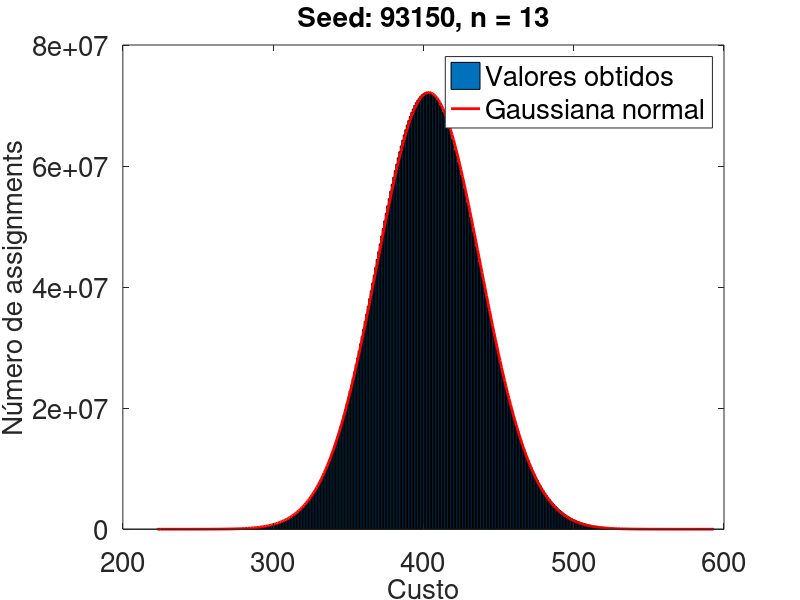
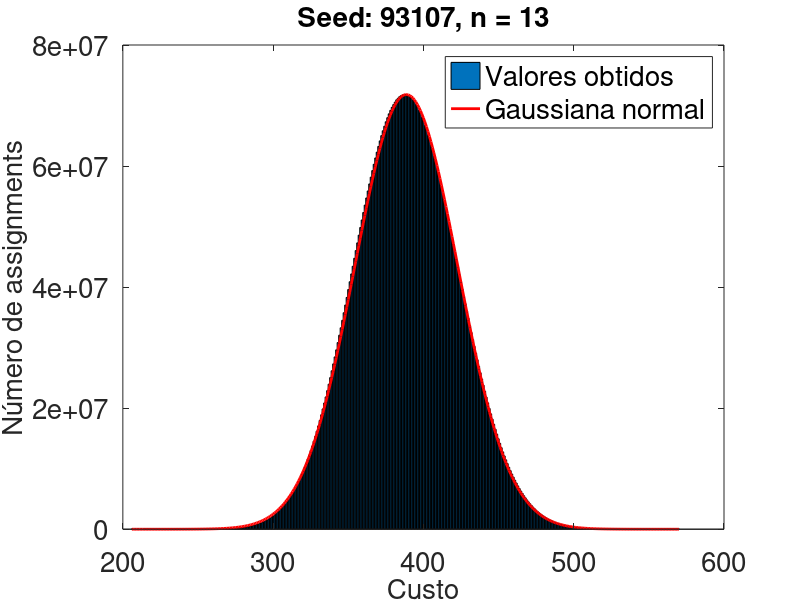
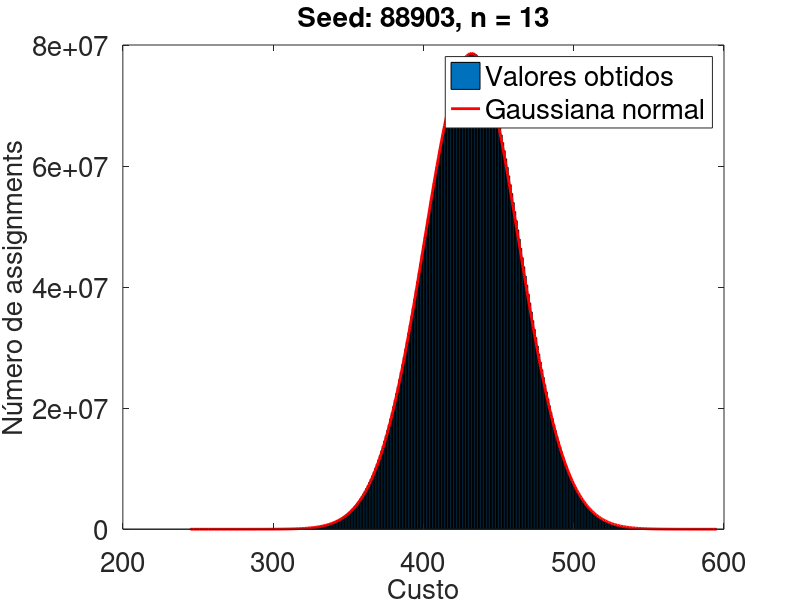
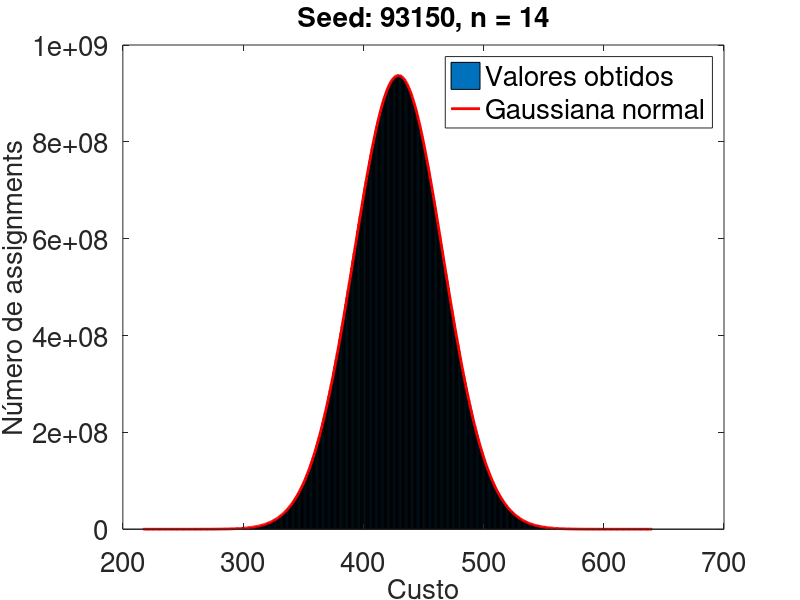

Reproduce these figures in MATLAB, in order. (Note: this script raises an error after producing the figures.)
%% Histograma para n = 13

% 93150
fileID = fopen('n_13_93150.txt');
mydata = textscan(fileID, '%f%f'); %separa as duas colunas por tab
md1 = mydata{1,1}; %coluna 1 (custos)
md2 = mydata{1,2}; %coluna 2 (número de ocorrências)
fclose(fileID);

figure(1);
bar(md1, md2); %histograma 
hold on;

%calculo da Gaussiana normal
media = sum(md2.*md1)/sum(md2);
variancia = (sum(md2.*(md1-media).^2))/sum(md2);
desvio = sqrt(variancia);
x= md1;
y = exp((-(x-media).^2)/(2*desvio^2)) * max(md2);

plot(x,y, 'r', 'LineWidth', 2); %plot da Gaussiana
set(gca,'FontSize',20);
xlabel('Custo', 'FontSize', 20);
ylabel('Número de assignments' , 'FontSize', 20);
title('Seed: 93150, n = 13', 'FontSize', 20);
legend('Valores obtidos', 'Gaussiana normal', 'FontSize', 20);
hold off;

% 93107
fileID = fopen('n_13_93107.txt');
mydata = textscan(fileID, '%f%f'); %separa as duas colunas por tab
md1 = mydata{1,1}; %coluna 1 (custos)
md2 = mydata{1,2}; %coluna 2 (número de ocorrências)
fclose(fileID);

figure(2);
bar(md1, md2);
hold on;

%calculo da Gaussiana normal
media = sum(md2.*md1)/sum(md2);
variancia = (sum(md2.*(md1-media).^2))/sum(md2);
desvio = sqrt(variancia);
x= md1;
y = exp((-(x-media).^2)/(2*desvio^2)) * max(md2);

plot(x,y, 'r', 'LineWidth', 2); %plot da Gaussiana 
set(gca,'FontSize',20);
xlabel('Custo', 'FontSize', 20);
ylabel('Número de assignments' , 'FontSize', 20);
title('Seed: 93107, n = 13', 'FontSize', 20);
legend('Valores obtidos', 'Gaussiana normal', 'FontSize', 20);
hold off;

% 88903
fileID = fopen('n_13_88903.txt');
mydata = textscan(fileID, '%f%f'); %separa as duas colunas por tab
md1 = mydata{1,1}; %coluna 1 (custos)
md2 = mydata{1,2}; %coluna 2 (número de ocorrências)
fclose(fileID);

figure(3);
bar(md1, md2);
hold on;

%calculo da Gaussiana normal
media = sum(md2.*md1)/sum(md2);
variancia = (sum(md2.*(md1-media).^2))/sum(md2);
desvio = sqrt(variancia);
x= md1;
y = exp((-(x-media).^2)/(2*desvio^2)) * max(md2);

plot(x,y, 'r', 'LineWidth', 2); %plot da Gaussiana
set(gca,'FontSize',20);
xlabel('Custo', 'FontSize', 20);
ylabel('Número de assignments' , 'FontSize', 20);
title('Seed: 88903, n = 13', 'FontSize', 20);
legend('Valores obtidos', 'Gaussiana normal', 'FontSize', 20);
hold off;

%% Histograma para n = 14

% 93150
fileID = fopen('n_14_93150.txt');
mydata = textscan(fileID, '%f%f'); %separa as duas colunas por tab
md1 = mydata{1,1}; %coluna 1 (custos)
md2 = mydata{1,2}; %coluna 2 (número de ocorrências)
fclose(fileID);

figure(4);
bar(md1, md2);
hold on;

%calculo da Gaussiana normal
media = sum(md2.*md1)/sum(md2);
variancia = (sum(md2.*(md1-media).^2))/sum(md2);
desvio = sqrt(variancia);
x= md1;
y = exp((-(x-media).^2)/(2*desvio^2)) * max(md2);

plot(x,y, 'r', 'LineWidth', 2); %plot da Gaussiana
set(gca,'FontSize',20);
xlabel('Custo', 'FontSize', 20);
ylabel('Número de assignments' , 'FontSize', 20);
title('Seed: 93150, n = 14', 'FontSize', 20);
legend('Valores obtidos', 'Gaussiana normal', 'FontSize', 20);
hold off;

% 93107
fileID = fopen('n_14_93107.txt');
mydata = textscan(fileID, '%f%f'); %separa as duas colunas por tab
md1 = mydata{1,1}; %coluna 1 (custos)
md2 = mydata{1,2}; %coluna 2 (número de ocorrências)
fclose(fileID);

figure(5);
bar(md1, md2);
hold on;

%calculo da Gaussiana normal
media = sum(md2.*md1)/sum(md2);
variancia = (sum(md2.*(md1-media).^2))/sum(md2);
desvio = sqrt(variancia);
x= md1;
y = exp((-(x-media).^2)/(2*desvio^2)) * max(md2);

plot(x,y, 'r', 'LineWidth', 2); %plot da Gaussiana
set(gca,'FontSize',20);
xlabel('Custo', 'FontSize', 20);
ylabel('Número de assignments' , 'FontSize', 20);
title('Seed: 93107, n = 14', 'FontSize', 20);
legend('Valores obtidos', 'Gaussiana normal', 'FontSize', 20);
hold off;

% 88903
fileID = fopen('n_14_88903.txt');
mydata = textscan(fileID, '%f%f'); %separa as duas colunas por tab
md1 = mydata{1,1}; %coluna 1 (custos)
md2 = mydata{1,2}; %coluna 2 (número de ocorrências)
fclose(fileID);

figure(6);
bar(md1, md2);
hold on;

%calculo da Gaussiana normal
media = sum(md2.*md1)/sum(md2);
variancia = (sum(md2.*(md1-media).^2))/sum(md2);
desvio = sqrt(variancia);
x= md1;
y = exp((-(x-media).^2)/(2*desvio^2)) * max(md2);

plot(x,y, 'r', 'LineWidth', 2); %plot da Gaussiana
set(gca,'FontSize',20);
xlabel('Custo', 'FontSize', 20);
ylabel('Número de assignments' , 'FontSize', 20);
title('Seed: 88903, n = 14', 'FontSize', 20);
legend('Valores obtidos', 'Gaussiana normal', 'FontSize', 20);
hold off;

%% Gráfico que compara custos mínimos com custos máximos

% 93150
f = fopen('93150_custos_minimos.txt', 'r');
formatSpec = '%f';
custos_minimos = fscanf(f, formatSpec);
fclose(f);

f = fopen('93150_custos_maximos.txt', 'r');
formatSpec = '%f';
custos_maximos = fscanf(f, formatSpec);
fclose(f);

figure(7);
n = [1:14]; %valores de n
ylim([0 max(custos_maximos)]);
plot(n , custos_minimos, n, custos_maximos, 'LineWidth', 2); %plot dos custos mínimos e máximos
set(gca,'FontSize',20);
legend('Custo mínimo', 'Custo máximo', 'FontSize', 20);
xlabel('n', 'FontSize', 20);
ylabel('Custo', 'FontSize', 20);
title('Seed: 93150', 'FontSize', 20);
grid;

% 93107
f = fopen('93107_custos_minimos.txt', 'r');
formatSpec = '%f';
custos_minimos = fscanf(f, formatSpec);
fclose(f);

f = fopen('93107_custos_maximos.txt', 'r');
formatSpec = '%f';
custos_maximos = fscanf(f, formatSpec);
fclose(f);

figure(8);
n = [1:14]; %valores de n
ylim([0 max(custos_maximos)]);
plot(n , custos_minimos, n, custos_maximos, 'LineWidth', 2); %plot dos custos mínimos e máximos
set(gca,'FontSize',20);
legend('Custo mínimo', 'Custo máximo', 'FontSize', 20);
xlabel('n', 'FontSize', 20);
ylabel('Custo', 'FontSize', 20);
title('Seed: 93107', 'FontSize', 20);
grid;

% 88903
f = fopen('88903_custos_minimos.txt', 'r');
formatSpec = '%f';
custos_minimos = fscanf(f, formatSpec);
fclose(f);

f = fopen('88903_custos_maximos.txt', 'r');
formatSpec = '%f';
custos_maximos = fscanf(f, formatSpec);
fclose(f);

figure(9);
n = [1:14]; %valores de n
ylim([0 max(custos_maximos)]);
plot(n , custos_minimos, n, custos_maximos, 'LineWidth', 2); %plot dos custos mínimos e máximos
set(gca,'FontSize',20);
legend('Custo mínimo', 'Custo máximo', 'FontSize', 20);
xlabel('n', 'FontSize', 20);
ylabel('Custo', 'FontSize', 20);
title('Seed: 88903', 'FontSize', 20);
grid;

%% Tempo de execução dos3 algoritmos 

%93150
f = fopen('93150_cputime_bf.txt', 'r');
formatSpec = '%f';
cpu_time_bf = fscanf(f, formatSpec);
fclose(f);

f = fopen('93150_cputime_BnB.txt', 'r');
formatSpec = '%f';
cpu_time_bnb = fscanf(f, formatSpec);
fclose(f);

f = fopen('93150_cputime_RandomPerm.txt', 'r');
formatSpec = '%f';
cpu_time_randomperm = fscanf(f, formatSpec);
fclose(f);

figure(10);
n = [1:14]; %valores de n
%igual a plot mas escala de y é logarítmica
semilogy(n , cpu_time_bf, n, cpu_time_bnb, n, cpu_time_randomperm, 'g', 'LineWidth', 2 );
set(gca,'FontSize',20);
legend('Brute force', 'Branch And Bound', 'Random Permutations','FontSize',20);
xlabel('n','FontSize',20);
ylabel('CPU time (sec)','FontSize',20);
title('Seed: 93150','FontSize',20);
grid;

%93107
f = fopen('93107_cputime_bf.txt', 'r');
formatSpec = '%f';
cpu_time_bf = fscanf(f, formatSpec);
fclose(f);

f = fopen('93107_cputime_BnB.txt', 'r');
formatSpec = '%f';
cpu_time_bnb = fscanf(f, formatSpec);
fclose(f);

f = fopen('93107_cputime_RandomPerm.txt', 'r');
formatSpec = '%f';
cpu_time_randomperm = fscanf(f, formatSpec);
fclose(f);

figure(11);
n = [1:14];%valores de n
%igual a plot mas escala de y é logarítmica
semilogy(n , cpu_time_bf, n, cpu_time_bnb, n, cpu_time_randomperm, 'g', 'LineWidth', 2 );
set(gca,'FontSize',20);
legend('Brute force', 'Branch And Bound', 'Random Permutations','FontSize',20);
xlabel('n','FontSize',20);
ylabel('CPU time (sec)','FontSize',20);
title('Seed: 93107','FontSize',20);
grid;

%88903
f = fopen('88903_cputime_bf.txt', 'r');
formatSpec = '%f';
cpu_time_bf = fscanf(f, formatSpec);
fclose(f);

f = fopen('88903_cputime_BnB.txt', 'r');
formatSpec = '%f';
cpu_time_bnb = fscanf(f, formatSpec);
fclose(f);

f = fopen('88903_cputime_RandomPerm.txt', 'r');
formatSpec = '%f';
cpu_time_randomperm = fscanf(f, formatSpec);
fclose(f);

figure(12);
n = [1:14];%valores de n
%igual a plot mas escala de y é logarítmica
semilogy(n , cpu_time_bf, n, cpu_time_bnb, n, cpu_time_randomperm, 'g', 'LineWidth', 2 );
set(gca,'FontSize',20);
legend('Brute force', 'Branch And Bound', 'Random Permutations','FontSize',20);
xlabel('n','FontSize',20);
ylabel('CPU time (sec)','FontSize',20);
title('Seed: 88903','FontSize',20);
grid;
